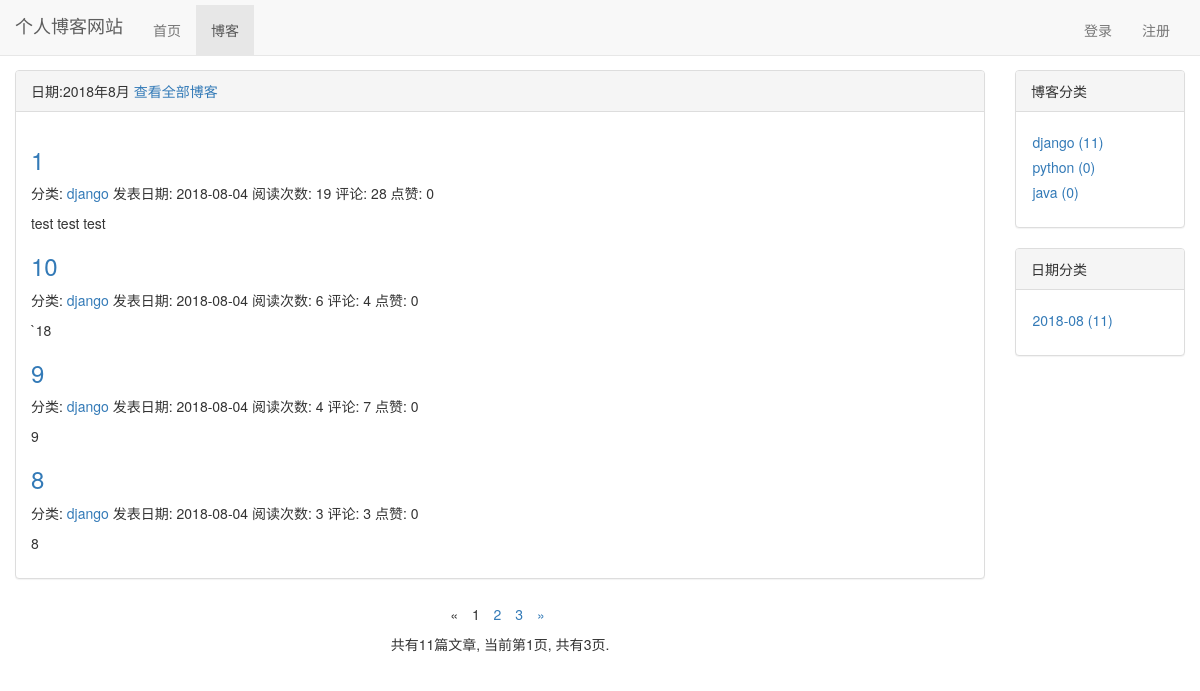
Page /blog/date/2018/8 on the committed database.
### blog/models.py (models this page shows, shortened)
class Blog(models.Model,ReadNumExpand):
    title = models.CharField(max_length=50)
    content = RichTextUploadingField()
    blog_type = models.ForeignKey(BlogType,on_delete=models.DO_NOTHING)
    author = models.ForeignKey(User,on_delete=models.DO_NOTHING)
    read_details = GenericRelation(ReadNumberByDay)
    create_time = models.DateTimeField(auto_now_add=True)
    last_update_time = models.DateTimeField(auto_now=True)
    class Meta:
        ordering=['-create_time']

class BlogType(models.Model):
    type_name = models.CharField(max_length=30)

### read_statistics/models.py (models this page shows)
class ReadNumber(models.Model):
    read_number = models.IntegerField(default=0)
    content_type = models.ForeignKey(ContentType,on_delete=models.DO_NOTHING)
    object_id = models.PositiveIntegerField()
    content_object = GenericForeignKey('content_type','object_id')

### likes/models.py (models this page shows)
class LikeCount(models.Model):
    content_type = models.ForeignKey(ContentType, on_delete=models.DO_NOTHING)
    object_id = models.PositiveIntegerField()
    content_object = GenericForeignKey('content_type', 'object_id')
    likeed_num = models.IntegerField(default=0)

### blog/views.py (the view)
# urls.py: path('date/<int:year>/<int:month>',views.blog_with_date,name='blog_with_date'),
def blog_with_date(request,year,month):
    all_blogs = Blog.objects.filter(create_time__year=year,create_time__month=month)
    context = get_common_blogs_data(request,all_blogs)
    context['blog_with_date'] = '%s年%s月' %(year,month)
    context['blogs'] = all_blogs
    return render(request,'blog_with_date.html', context)

### comment/templatetags/comment_tags.py (called while the page is built)
@register.simple_tag()
def get_comment_count(obj):
    content_type = ContentType.objects.get_for_model(obj)
    return Comment.objects.filter(content_type=content_type,object_id=obj.pk).count()

### likes/templatetags/like_count_tags.py (called while the page is built)
@register.simple_tag()
def get_liked_count(obj):
    content_type = ContentType.objects.get_for_model(obj)
    like_count,created = LikeCount.objects.get_or_create(content_type=content_type,object_id=obj.pk)
    return like_count.likeed_num

### myblog/context_processors.py (called while the page is built)
def login_modal_form(request):
    return {'login_modal_form':LoginForm()}

### read_statistics/models.py (called while the page is built)
    def get_read_number(self):
        ct = ContentType.objects.get_for_model(self)
        try:
            readnum = ReadNumber.objects.get(content_type=ct,object_id=self.pk).read_number
        except exceptions.ObjectDoesNotExist:
            readnum = 0
        return readnum

### blog/templates/blog_with_date.html (shortened to what this page needs)
{% extends 'blog_list.html' %}
{% block blog_list_title %}
    日期:{{ blog_with_date }}
    <a href="{% url 'blog_list' %}">查看全部博客</a>
{% endblock %}

### blog/templates/blog_list.html (shortened to what this page needs)
{% extends 'base.html' %}
{% load comment_tags %}
{% load like_count_tags %}
{% block nav_blog_active %}
    active
{% endblock %}
{% block content %}
    <div class="container-fluid">
        <div  class="row">
            <div class="col-xs-12 col-sm-10 col-md-9 col-lg-10">
                <div class="panel panel-default">
                    <div class="panel-heading">{% block blog_list_title %}博客列表{% endblock %}</div>
                    <div class="panel-body">
                        {% for blog in page_of_blogs.object_list %}
                            <div class="blog">
                                <a href="{% url 'blog_detail' blog.pk %}"><h3>{{ blog.title }}</h3></a>
                            <p class="blog-info">
                                分类: <a href="{% url 'blog_with_type' blog.blog_type.pk %}">{{ blog.blog_type.type_name }}</a>
                                发表日期: {{ blog.create_time|date:'Y-m-d' }}
                                阅读次数: {{ blog.get_read_number }}
                                评论: {% get_comment_count blog %}
                                点赞: {% get_liked_count blog %}
                            </p>
                            </div>
                        <p>{{ blog.content|striptags|truncatechars:30 }}</p>
                    {% empty %}
                        <div class="blog">
                            <p>暂无博客，敬请期待</p>
                        </div>
                    {% endfor %}
                    </div>
                </div>
                <div class="paginator" style="text-align: center">
                     <ul class="paginator list-inline">
                            <li>
                                {% if page_of_blogs.has_previous %}
                                    <a href="?page={{ page_of_blogs.previous_page_number }}" aria-label="Previous">
                                        <span aria-hidden="true">&laquo;</span>
                                    </a>
                                {% else %}
                                    <span aria-hidden="true">&laquo;</span>
                                {% endif %}
                            </li>
                            {% for number in page_list %}
                                {% if number == page_of_blogs.number %}
                                    <li class="active"><span>{{ number }}</span></li>
                                {% else %}
                                    {% if number ==  '...' %}
                                        <li><span>...</span></li>
                                    {% else %}
                                        <li><a href="?page={{ number }}">{{ number }}</a></li>
                                    {% endif %}
                                {% endif %}
                            {% endfor %}
                            <li>
                                {% if page_of_blogs.has_next %}
                                    <a href="?page={{ page_of_blogs.next_page_number }}" aria-label="Next">
                                        <span aria-hidden="true">&raquo;</span>
                                    </a>
                                {% else %}
                                    <span aria-hidden="true">&raquo;</span>
                                {% endif %}
                            </li>
                        </ul>
                        <p>
                            共有{{ page_of_blogs.paginator.count}}篇文章,
                            当前第{{ page_of_blogs.number}}页,
                            共有{{ p.num_pages }}页.
                        </p>
                </div>
            </div>
            <div class="hidden-xs col-sm-2 col-md-3 col-lg-2">
                <div class="panel panel-default">
                    <div class="panel-heading">博客分类</div>
                    <div class="panel-body">
                        <ul>
                            {% for blog_type in blog_types %}
                                <li>
                                    <a href="{% url 'blog_with_type' blog_type.pk %}">{{ blog_type.type_name }}&nbsp;({{ blog_type.blog_count }})</a>
                                </li>
                            {% empty %}
                                <li></li>
                            {% endfor %}
                        </ul>
                    </div>
                </div>
                <div class="panel panel-default">
                    <div class="panel-heading">日期分类</div>
                    <div class="panel-body">
                        <ul>
                            {% for blog_date,blog_count in blogs_date.items %}
                                <li>
                                    <a href="{% url 'blog_with_date' blog_date.year blog_date.month %}">
                                        {{ blog_date|date:'Y-m' }}&nbsp;({{ blog_count }})
                                    </a>
                                </li>
                            {% endfor %}
                        </ul>
                    </div>
                </div>
            </div>
        </div>
    </div>
{% endblock %}

### blog/static/base.css (style rules this page uses)
body { margin-top: 70px!important; }
ul { list-style-type: none; padding-left: 1.5px; }
li { margin-top: 5px; }

### rows in the picture
Blog: title "1", blog_type.type_name "django", create_time "2018-08-04", get_read_number "19", id "28", id.likeed_num "0", content "test test test"
Blog: title "10", blog_type.type_name "django", create_time "2018-08-04", get_read_number "6", id "4", id.likeed_num "0", content "`18"
Blog: title "9", blog_type.type_name "django", create_time "2018-08-04", get_read_number "4", id "7", id.likeed_num "0", content "9"
Blog: title "8", blog_type.type_name "django", create_time "2018-08-04", get_read_number "3", id "3", id.likeed_num "0", content "8"
BlogType: type_name "django", blog_count "11"
BlogType: type_name "python", blog_count "0"
BlogType: type_name "java", blog_count "0"

### other values in the picture
{{ blog_with_date }} "2018年8月"
{{ number }} "1"
{{ number }} "2" "3"
{{ page_of_blogs.paginator.count }} "11"
{{ page_of_blogs.number }} "1"
{{ p.num_pages }} "3"
{{ blog_date|date:'Y-m' }} "2018-08"
{{ blog_count }} "11"
